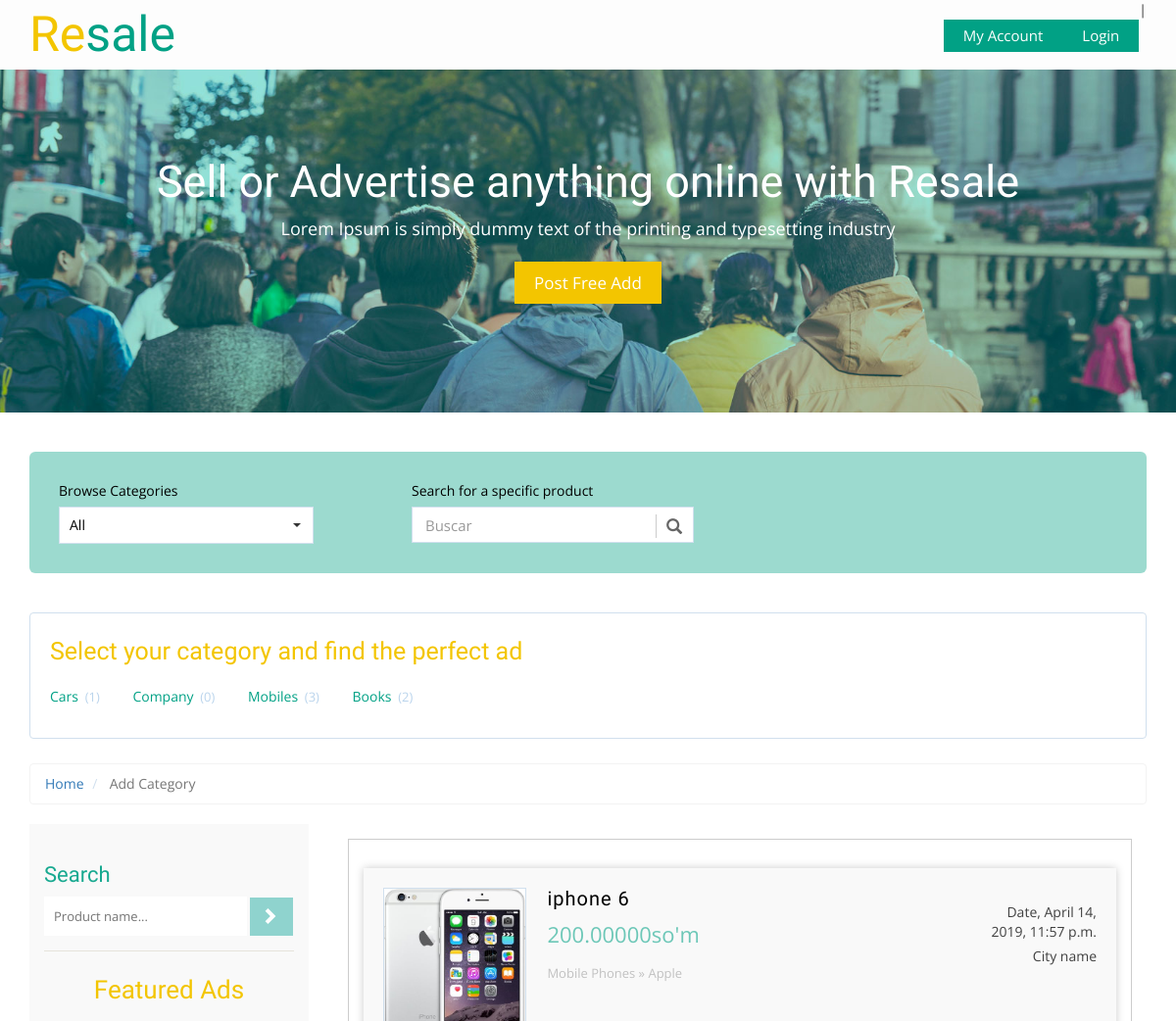
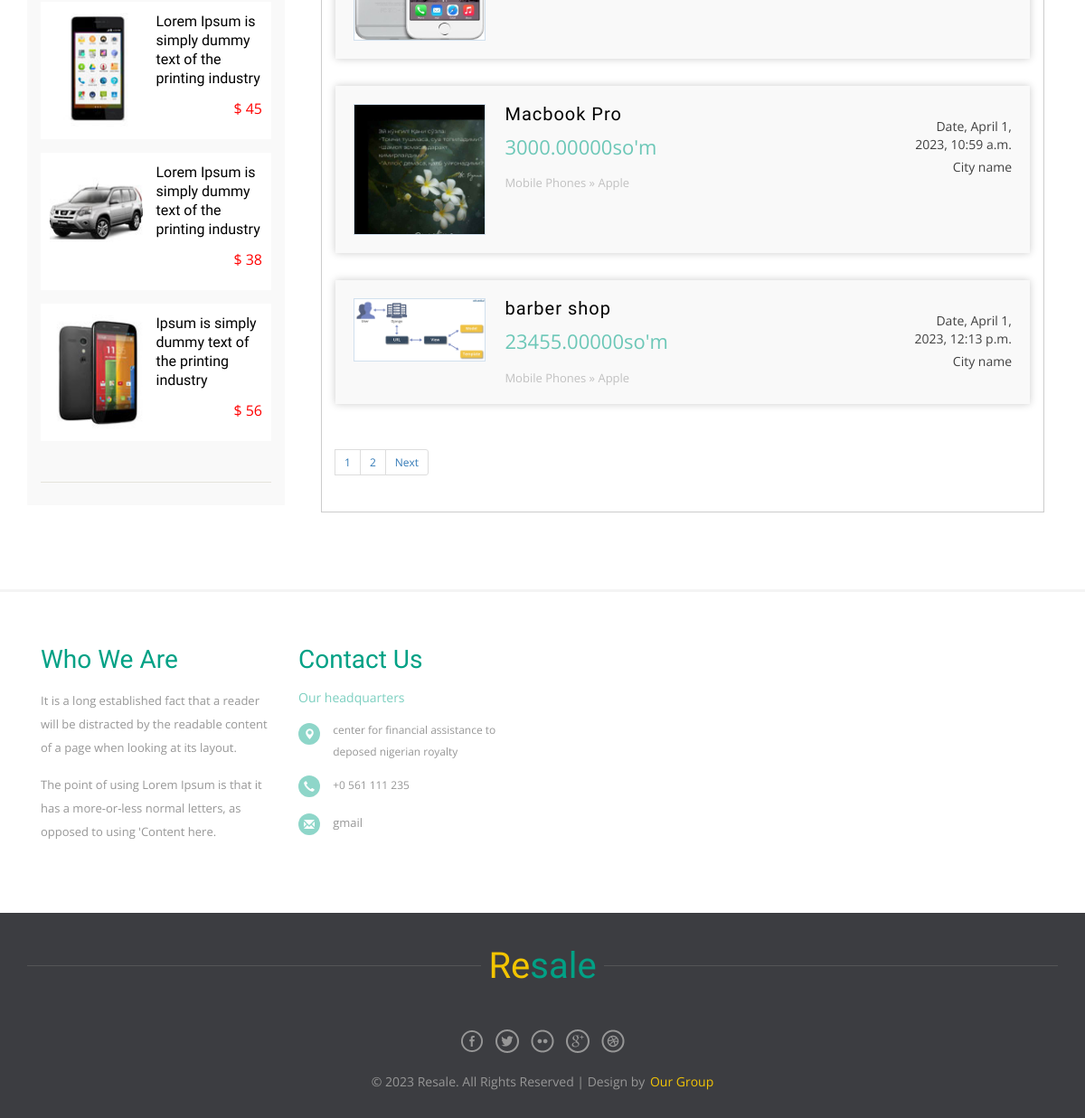
Screenshot of /products/ with the database file from the repository (2 pictures, top to bottom).
### product/models.py (models this page shows, shortened)
class Category(models.Model):
    category_name = models.CharField(max_length=50)
    image = models.ImageField(upload_to='category/' , blank=True , null=True)
    slug = models.SlugField(blank=True  , null=True)
    class Meta:
        verbose_name = 'category'
        verbose_name_plural = 'categories'
    def __str__(self):
        return self.category_name

class Product(models.Model):
    CONDITION_TYPE = (
        ("New" , "New") ,
        ("Used" , "Used")
    )
    name = models.CharField(max_length=100)
    owner = models.ForeignKey(User , on_delete=models.CASCADE)
    description = models.TextField(max_length=500)
    condition = models.CharField(max_length=100 , choices=CONDITION_TYPE)
    category = models.ForeignKey('Category' , on_delete=models.SET_NULL , null=True)
    brand = models.ForeignKey('Brand' , on_delete=models.SET_NULL , null=True)
    price = models.DecimalField(max_digits=10,decimal_places=5)
    image = models.ImageField(upload_to='main_product/' , blank=True , null=True)
    created = models.DateTimeField(default=timezone.now)
    slug = models.SlugField(blank=True  , null=True)

class Brand(models.Model):
    brand_name = models.CharField(max_length=50)
    class Meta:
        verbose_name = 'brand'
        verbose_name_plural = 'brands'
    def __str__(self):
        return self.brand_name

### product/views.py (the view, shortened to what this page needs)
# urls.py: path('' , views.productlist , name='product_list') ,
def productlist(request , category_slug=None):
    category = None
    productlist = Product.objects.all()
    categorylist = Category.objects.annotate(total_products=Count('product'))
    if category_slug :
        category = get_object_or_404(Category ,slug=category_slug)
        productlist = productlist.filter(category=category)
    search_query = request.GET.get('q')
    paginator = Paginator(productlist, 3)
    page = request.GET.get('page')
    productlist = paginator.get_page(page)
    template = 'Product/product_list.html'
    context = {'product_list' : productlist , 'category_list' : categorylist ,'category' : category }
    return render(request , template , context)

### product/templates/Product/product_list.html (shortened to what this page needs)
{% extends 'base.html' %}
{% load static %}
{% block body %}
	<div class="total-ads main-grid-border">
		<div class="container">
			<div class="select-box">
				<div class="browse-category ads-list">
					<label>Browse Categories</label>
					<select class="selectpicker show-tick" data-live-search="true">
					  <option data-tokens="Mobiles">All</option>
					</select>
				</div>
				<div class="search-product ads-list">
					<label>Search for a specific product</label>
					<div class="search">
						<div id="custom-search-input">
						<div class="input-group">
							<input type="text" class="form-control input-lg" placeholder="Buscar" />
							<span class="input-group-btn">
								<button class="btn btn-info btn-lg" type="button">
									<i class="glyphicon glyphicon-search"></i>
								</button>
							</span>
						</div>
					</div>
					</div>
				</div>
			</div>
			<div class="all-categories">
				<h3> Select your category and find the perfect ad</h3>
				<ul class="all-cat-list">
                    {% for category in category_list %}
					    <li><a href="{% url 'products:product_list_category' category.slug  %}">{{category}} <span class="num-of-ads">({{category.total_products}})</span></a></li>
                    {% endfor %}
				</ul>
			</div>
			<ol class="breadcrumb" style="margin-bottom: 5px;">
			  <li><a href="/">Home</a></li>
              <li class="active"> <a href="{% url 'products:product_list' %}"></a>Add Category</li>
			</ol>
			<div class="ads-grid">
				<div class="side-bar col-md-3">
					<div class="search-hotel">
					<h3 class="sear-head">Search</h3>
					<form method="GET" action="{% url 'products:product_list' %}">
						<input type="text" placeholder="Product name..." name="q" required="">
						<input type="submit" value=" ">
					</form>
				</div>
				<div class="featured-ads">
					<h2 class="sear-head fer">Featured Ads</h2>
					<div class="featured-ad">
						<a href="{% url 'home:home' %}">
							<div class="featured-ad-left">
								<img src="{% static 'images/f1.jpg' %}" title="ad image" alt="" />
							</div>
							<div class="featured-ad-right">
								<h4>Lorem Ipsum is simply dummy text of the printing industry</h4>
								<p>$ 45</p>
							</div>
							<div class="clearfix"></div>
						</a>
					</div>
					<div class="featured-ad">
						<a href="{% url 'home:home' %}">
							<div class="featured-ad-left">
								<img src="{% static 'images/f2.jpg' %}" title="ad image" alt="" />
							</div>
							<div class="featured-ad-right">
								<h4>Lorem Ipsum is simply dummy text of the printing industry</h4>
								<p>$ 38</p>
							</div>
							<div class="clearfix"></div>
						</a>
					</div>
					<div class="featured-ad">
						<a href="{% url 'home:home' %}">
							<div class="featured-ad-left">
								<img src="{% static 'images/f3.jpg' %}" title="ad image" alt="" />
							</div>
							<div class="featured-ad-right">
								<h4>Ipsum is simply dummy text of the printing industry</h4>
								<p>$ 56</p>
							</div>
							<div class="clearfix"></div>
						</a>
					</div>
				</div>
				</div>
				<div class="ads-display col-md-9">
					<div class="wrapper">
					<div class="bs-example bs-example-tabs" role="tabpanel" data-example-id="togglable-tabs">
					  <div id="myTabContent" class="tab-content">
						<div role="tabpanel" class="tab-pane fade in active" id="home" aria-labelledby="home-tab">
						   <div>
												<div id="container">
							<ul class="list">
                                {% for product in product_list %}
                                    <a href="{% url 'products:product_detail' product.slug %}">
                                        <li>
                                        <img src="{{product.image.url}}" title="" alt="" />
                                        <section class="list-left">
                                        <h5 class="title">{{product.name}}</h5>
                                        <span class="adprice">{{product.price}}so'm</span>
                                        <p class="catpath">Mobile Phones » {{product.brand}}</p>
                                        </section>
                                        <section class="list-right">
                                        <span class="date">Date, {{product.created}}</span>
                                        <span class="cityname">City name</span>
                                        </section>
                                        <div class="clearfix"></div>
                                        </li>
                                    </a>
                                {% endfor %}
							</ul>
						</div>
							</div>
                        </div>
                        {% if product_list.has_other_pages %}
                            <ul class="pagination pagination-sm">
                                {% for pages in product_list.paginator.page_range %}
                                    {% if product_list.number == pages %}
                                        <li><a href="#">{{pages}}</a></li>
                                    {% else %}
                                        <li><a href="?page={{pages}}">{{pages}}</a></li>
                                    {% endif %}
                                {% endfor %}
                                {% if product_list.has_next %}
                                    <li><a href="?page={{ product_list.next_page_number }}">Next</a></li>
                                {% else %}
                                    <li class="disabled"></li>
                                {% endif %}
                            </ul>
                        {% endif %}
					  </div>
					</div>
				</div>
				</div>
			</div>
		</div>
	</div>
{% endblock body %}

### templates/base.html (shortened to what this page needs)
<!DOCTYPE html>
{% load static %}
<html>
<head>
<link rel="stylesheet" href="{% static 'css/bootstrap.min.css' %}">
<link rel="stylesheet" href="{% static 'css/bootstrap-select.css' %}">
<link href="{% static 'css/style.css' %}" rel="stylesheet" type="text/css" media="all" />
<link rel="stylesheet" href="{% static 'css/flexslider.css' %}" type="text/css" media="screen" />
<link rel="stylesheet" href="{% static 'css/font-awesome.min.css' %}" />
<link href="{% static 'css/jquery.uls.css' %}" rel="stylesheet"/>
<link href="{% static 'css/jquery.uls.grid.css' %}" rel="stylesheet"/>
<link href="{% static 'css/jquery.uls.lcd.css' %}" rel="stylesheet"/>
</head>
<body>
	<div class="header">
		<div class="container">
			<div class="logo">
				<a href="#"><span>Re</span>sale</a>
			</div>
			<div class="header-right">
			<a class="account" href="{% url 'accounts:register' %}">My Account</a> | <a class="account" href="{% url 'accounts:login' %}">Login</a>
		</div>
		</div>
	</div>
	<div class="main-banner banner text-center">
	  <div class="container">
			<h1>Sell or Advertise   <span class="segment-heading">    anything online </span> with Resale</h1>
			<p>Lorem Ipsum is simply dummy text of the printing and typesetting industry</p>
			<a href="#">Post Free Add</a>
	  </div>
	</div>
{% block body %}
{% endblock body %}
		<footer>
			<div class="footer-top">
				<div class="container">
					<div class="foo-grids">
						<div class="col-md-3 footer-grid">
							<h4 class="footer-head">Who We Are</h4>
							<p>It is a long established fact that a reader will be distracted by the readable content of a page when looking at its layout.</p>
							<p>The point of using Lorem Ipsum is that it has a more-or-less normal letters, as opposed to using 'Content here.</p>
						</div>
						<div class="col-md-3 footer-grid">
							<h4 class="footer-head">Contact Us</h4>
							<span class="hq">Our headquarters</span>
							<address>
								<ul class="location">
									<li><span class="glyphicon glyphicon-map-marker"></span></li>
									<li>CENTER FOR FINANCIAL ASSISTANCE TO DEPOSED NIGERIAN ROYALTY</li>
									<div class="clearfix"></div>
								</ul>
								<ul class="location">
									<li><span class="glyphicon glyphicon-earphone"></span></li>
									<li>+0 561 111 235</li>
									<div class="clearfix"></div>
								</ul>
								<ul class="location">
									<li><span class="glyphicon glyphicon-envelope"></span></li>
									<li><a href="mailto:info@gmail.com">Gmail</a></li>
									<div class="clearfix"></div>
								</ul>
							</address>
						</div>
						<div class="clearfix"></div>
					</div>
				</div>
			</div>
			<div class="footer-bottom text-center">
			<div class="container">
				<div class="footer-logo">
					<a href="#"><span>Re</span>sale</a>
				</div>
				<div class="footer-social-icons">
					<ul>
						<li><a class="facebook" href="{% url 'home:home' %}"><span>Home</span></a></li>
						<li><a class="twitter" href="{% url 'products:product_list' %}"><span>Twitter</span></a></li>
						<li><a class="flickr" href="#"><span>Flickr</span></a></li>
						<li><a class="googleplus" href="#"><span>Google+</span></a></li>
						<li><a class="dribbble" href="#"><span>Dribbble</span></a></li>
					</ul>
				</div>
				<div class="copyrights">
					<p> © 2023 Resale. All Rights Reserved | Design by  <a href="https://delx.uz/"> Our Group</a></p>
				</div>
			</div>
		</div>
		</footer>
</body>
</html>

### rows the page displays
Category: category_name "Cars", total_products "1"
Category: category_name "Company", total_products "0"
Category: category_name "Mobiles", total_products "3"
Category: category_name "Books", total_products "2"
Product: image (picture), name "iphone 6", price "200.00000", brand "Apple", created "April 14, 2019, 11:57 p.m."
Product: image (picture), name "Macbook Pro", price "3000.00000", brand "Apple", created "April 1, 2023, 10:59 a.m."
Product: image (picture), name "barber shop", price "23455.00000", brand "Apple", created "April 1, 2023, 12:13 p.m."

### other values shown
{{ pages }} "1"
{{ pages }} "2"
